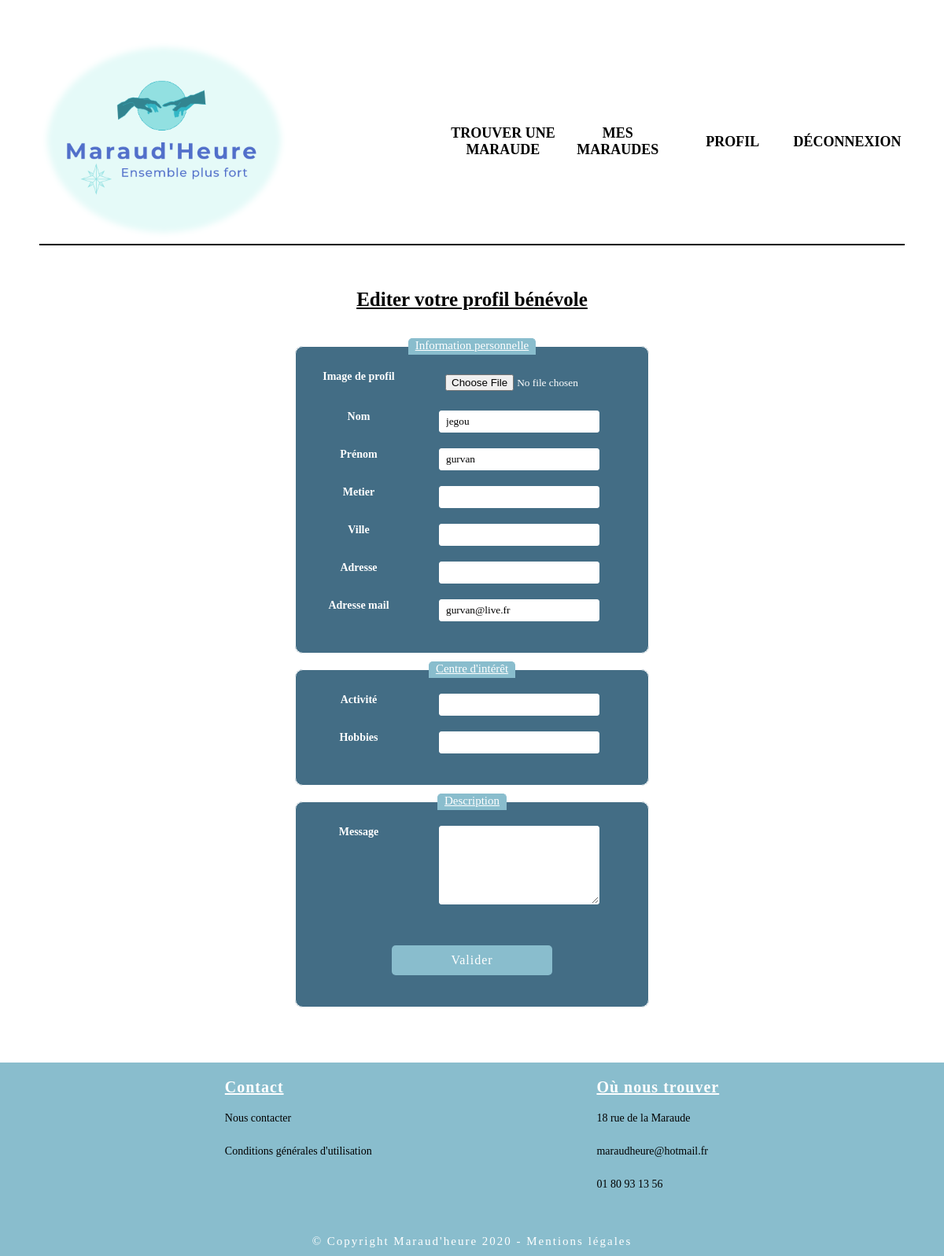
Page /users/profil/benevole/edit (signed in) on the earlier database version.
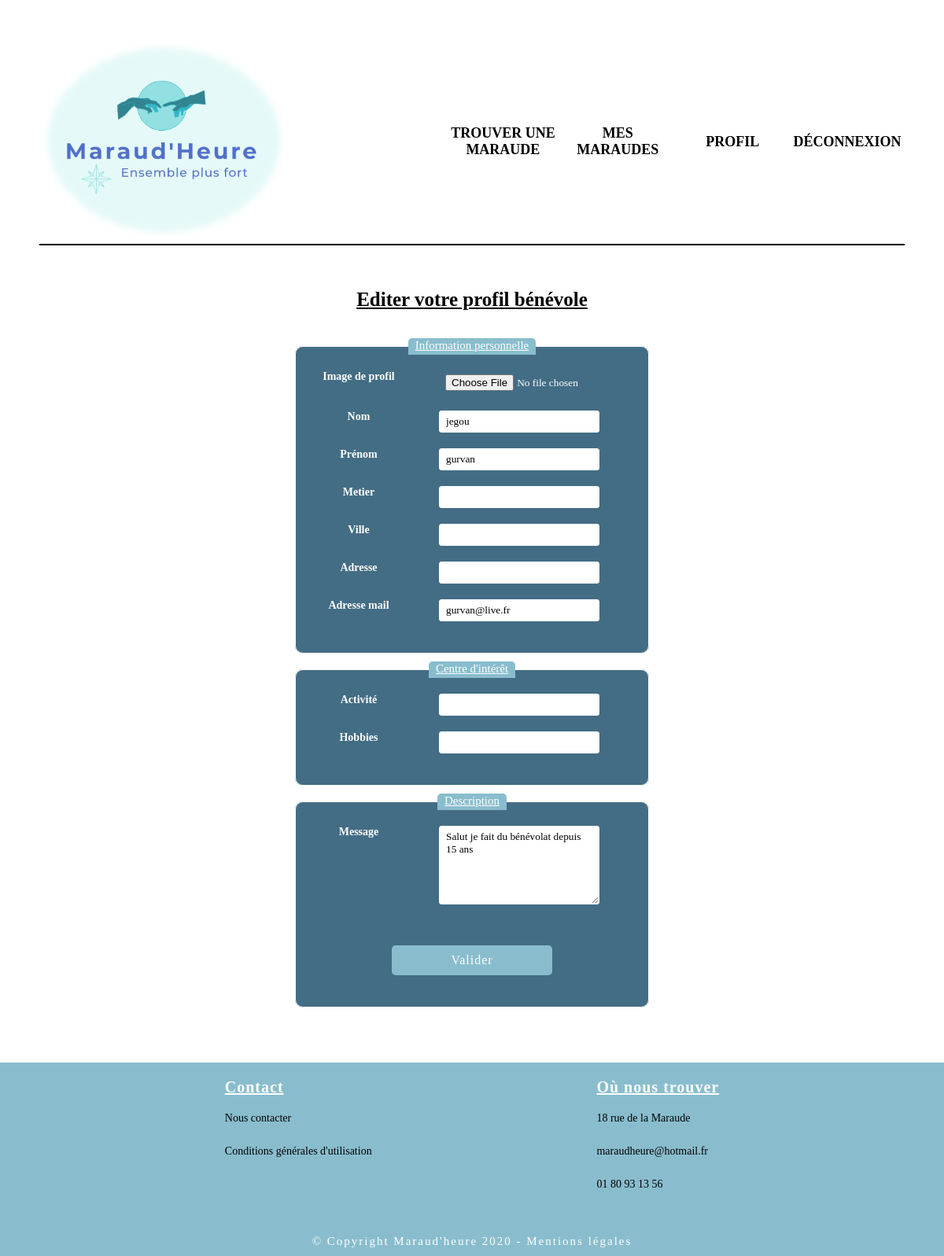
Same page on the later database version.
### users/models.py (models this page shows, shortened)
class Benevole(User):
    role = models.ForeignKey(Role, null=True, on_delete=models.CASCADE)
    image = models.ImageField(
        upload_to=upload_location,
        null=True,
        blank=True,
    )
    phone_number = models.CharField(
        max_length= 10,
        blank=True,
        null=True
    )
    activite = models.CharField(
        max_length= 255,
        blank=True,
        null=True
    )
    metier = models.CharField(
        max_length= 255,
        blank=True,
        null=True
    )
    hobbies = models.CharField(
        max_length= 255,
        blank=True,
        null=True
    )
    description = models.CharField(
        max_length= 1500,
        blank=True,
        null=True
    )
    ville = models.CharField(
        max_length= 200,
        blank=True,
        null=True
    )
    adresse = models.CharField(
        max_length= 300,
        blank=True,
        null=True
    )
    class Meta:
        verbose_name = 'Bénévole'

### users/views/edit_account.py (the view)
def edit_benevole(request):
    if request.method == "POST":
        form_edit_profil = EditBenevoleForm(request.POST, request.FILES  or None,
                                        instance=request.user.benevole)
        print("Request : ", request.POST)
        if form_edit_profil.is_valid():
            form_edit_profil.save()
            return redirect("benevole_profil")
        else:
            messages.error(request, "Erreur dans le formulaire")
            return redirect('edit_benevole')
    else:
        form_edit_profil = EditBenevoleForm(instance=request.user.benevole)
        args = { 'form_edit_benevole' : form_edit_profil }
    return render(request, 'edit_profil_benevole.html', args )

### users/email_login.py (called while the page is built)
    def get_user(self, user_id):
        try:
            return User.objects.get(pk=user_id)
        except User.DoesNotExist:
            return None

### users/models.py (called while the page is built)
    def __str__(self):
        return self.role_name

### users/templates/edit_profil_benevole.html (shortened to what this page needs)
{% extends 'theme.html' %}
{% load static %}
{% block css %}
    <link rel="stylesheet" href="{% static 'css/editerCompteEtMaraude.css' %}">
{% endblock %}
{% block content %}
            <h1 class="center title-edit">Editer votre profil bénévole</h1>
            <div class="center">
                <div class="form-edit">
                    <form method="POST" enctype='multipart/form-data' >
                        <fieldset>
                            <legend>Information personnelle</legend>
                            <label>
                                <span>Image de profil</span>
                                 {{form_edit_benevole.image}}
                            </label>
                            <label>
                                <span>Nom</span>
                                  {{form_edit_benevole.last_name}}
                            </label>
                            <label>
                                <span>Prénom</span>
                                 {{form_edit_benevole.first_name}}
                            </label>
                            <label>
                                <span>Metier</span>
                                  {{form_edit_benevole.metier}}
                            </label>
                            <label>
                                <span>Ville</span>
                                  {{form_edit_benevole.ville}}
                            </label>
                            <label>
                                <span>Adresse</span>
                                  {{form_edit_benevole.adresse}}
                            </label>
                            <label>
                                <span>Adresse mail</span>
                                  {{form_edit_benevole.email}}
                            </label>
                        </fieldset>
                        <fieldset>
                            <legend>Centre d'intérêt</legend>
                            <label>
                                <span>Activité</span>
                                  {{form_edit_benevole.activite}}
                            </label>
                            <label>
                                <span>Hobbies</span>
                                  {{form_edit_benevole.hobbies}}
                            </label>
                        </fieldset>
                        <fieldset>
                            <legend>Description</legend>
                            <label>
                                <span>Message</span>
                                {{form_edit_benevole.description}}
                            </label>
                            <label>
                                <input class="form-btn-creation" type="submit" value="Valider"/>
                            </label>
                        </fieldset>
                    </form>
                </div>
            </div>
{% endblock content %}

Differences in the rows shown:
changed Benevole: description (not shown) → "Salut je fait du bénévolat depuis 15 ans"
